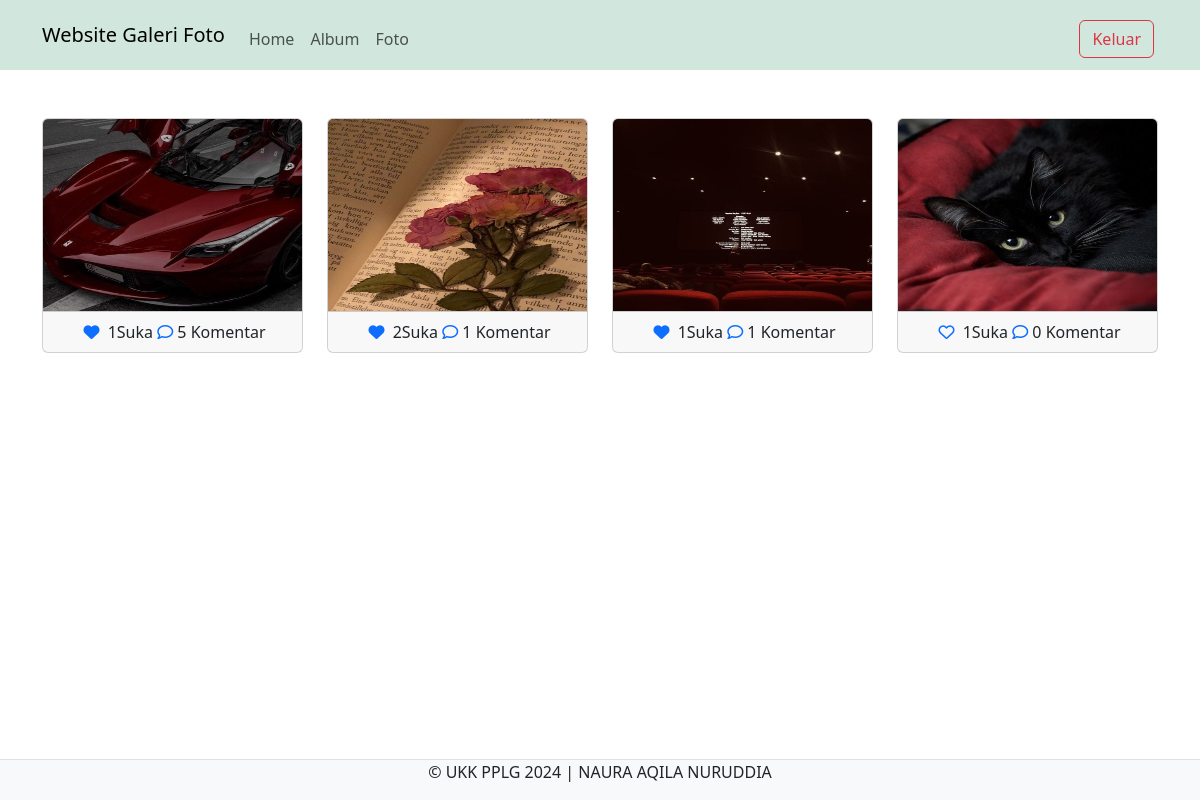
/ukk_naura/admin/index.php (signed in), run on the app's committed database.
### tables this page shows
CREATE TABLE `foto` (
  `fotoid` int(11) NOT NULL,
  `judulfoto` varchar(255) NOT NULL,
  `deskripsifoto` text NOT NULL,
  `tanggalunggah` date NOT NULL,
  `lokasifile` varchar(255) NOT NULL,
  `albumid` int(11) NOT NULL,
  `userid` int(11) NOT NULL
);

### ukk_naura/admin/index.php (the view, shortened to what this page needs)
<?php
$userid = $_SESSION['userid'];
include '../config/koneksi.php';
?>
<!DOCTYPE html>
<html lang="en">
<head>
  <link rel="stylesheet" type="text/css" href="../assets/css/bootstrap.min.css">
  <link rel="stylesheet" href="https://cdnjs.cloudflare.com/ajax/libs/font-awesome/6.5.2/css/all.min.css" />
</head>
<body>
  <nav class="navbar navbar-expand-lg bg-success-subtle">
    <div class="container">
      <a class="navbar-brand" href="index.php">Website Galeri Foto</a>
      <div class="collapse navbar-collapse mt-2" id="navbarNavAltMarkup">
        <div class="navbar-nav me-auto">
          <a href="home.php" class="nav-link">Home</a>
          <a href="album.php" class="nav-link">Album</a>
          <a href="foto.php" class="nav-link">Foto</a>
        </div>
        <a href="../config/aksi_logout.php" class="btn btn-outline-danger m-1">Keluar</a>
      </div>
    </div>
  </nav>
  <div class="container mt-3">
    <div class="row">
      <?php
      $query = mysqli_query($koneksi, "SELECT * FROM foto INNER JOIN user ON foto.userid=user.userid INNER JOIN album ON foto.albumid=album.albumid");
      while ($data = mysqli_fetch_array($query)) {
      ?>
        <div class="col-md-3 mt-2">
          <a type="button" data-bs-toggle="modal" data-bs-target="#komentar<?php echo $data['fotoid']; ?>">
            <div class="card mb-2">
              <img style="height:12rem;" src="../assets/img/<?php echo $data['lokasifile']; ?>" class="card-img-top" title="<?php echo $data['judulfoto']; ?>">
              <div class="card-footer text-center">
                <?php
                $fotoid = $data['fotoid'];
                $ceksuka = mysqli_query($koneksi, "SELECT * FROM likefoto WHERE fotoid='$fotoid' AND userid='$userid'");
                if (mysqli_num_rows($ceksuka) == 1) { ?>
                  <a href="../config/proses_like.php?fotoid=<?php echo $data['fotoid'] ?>" type="submit" name="batalsuka"><i class="fa fa-heart m-1"></i></a>
                <?php } else { ?>
                  <a href="../config/proses_like.php?fotoid=<?php echo $data['fotoid'] ?>" type="submit" name="suka"><i class="fa-regular fa-heart m-1"></i></a>
                <?php }
                $like = mysqli_query($koneksi, "SELECT * FROM likefoto WHERE fotoid='$fotoid'");
                echo mysqli_num_rows($like) . 'Suka';
                ?>
                <a href="#"><i class="fa-regular fa-comment"></i></a>
                <?php
                $jmlkomen = mysqli_query($koneksi, "SELECT * FROM komentarfoto WHERE fotoid='$fotoid'");
                echo mysqli_num_rows($jmlkomen) . ' Komentar';
                ?>
              </div>
            </div>
          </a>
        </div>
      <?php } ?>
    </div>
  </div>
  <footer class="d-flex justify-content-center border-top mt-3 bg-light fixed-bottom">
    <p>&copy; UKK PPLG 2024 | NAURA AQILA NURUDDIA</p>
  </footer>
</body>
</html>

### data on the page
foto: lokasifile (picture), mysqli_num_rows($like) "1", mysqli_num_rows($jmlkomen) "5"
foto: lokasifile (picture), mysqli_num_rows($like) "2", mysqli_num_rows($jmlkomen) "1"
foto: lokasifile+judulfoto (picture), mysqli_num_rows($like) "1", mysqli_num_rows($jmlkomen) "1"
foto: lokasifile+judulfoto (picture), mysqli_num_rows($like) "1", mysqli_num_rows($jmlkomen) "0"
